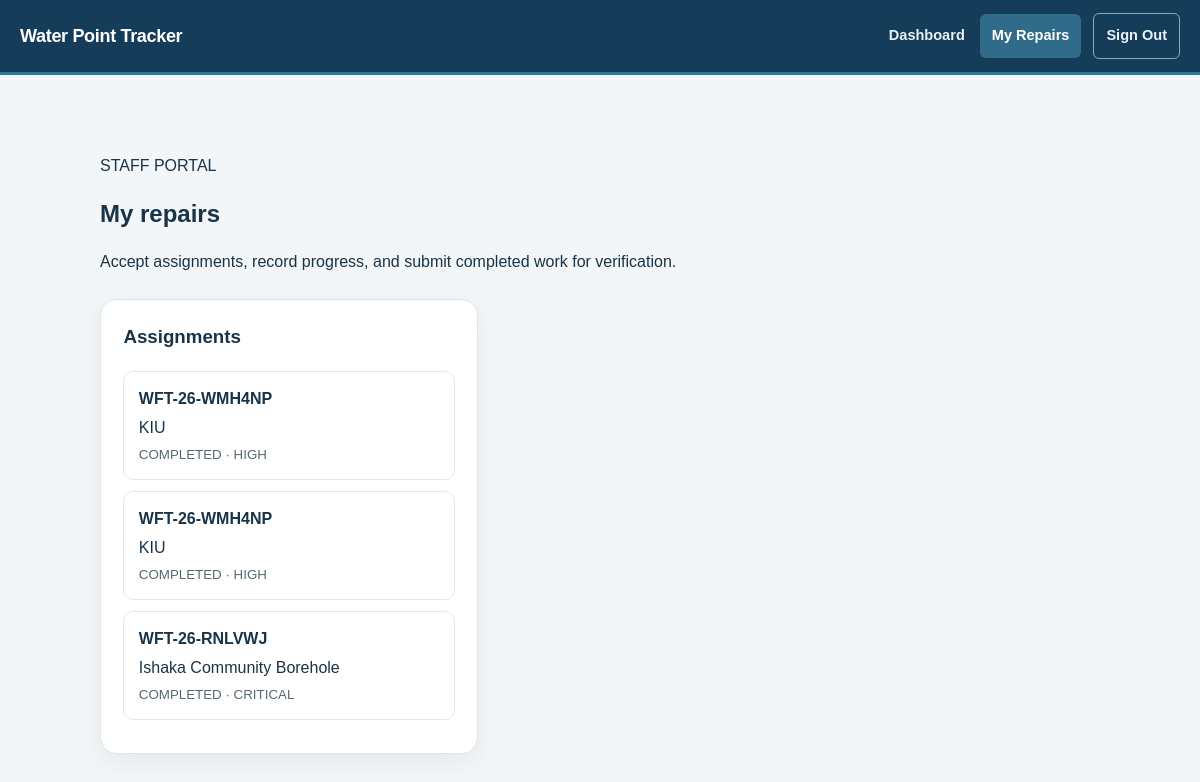
The page /technician.php (signed in) on the database its author committed.
### tables this page shows
CREATE TABLE `repair_assignments` (
  `id` bigint UNSIGNED NOT NULL,
  `fault_report_id` bigint UNSIGNED NOT NULL,
  `technician_id` bigint UNSIGNED NOT NULL,
  `assigned_by` bigint UNSIGNED NOT NULL,
  `assignment_notes` text,
  `expected_completion_at` datetime DEFAULT NULL,
  `status` enum('ASSIGNED','ACCEPTED','IN_PROGRESS','COMPLETED','CANCELLED','REASSIGNED') NOT NULL DEFAULT 'ASSIGNED',
  `assigned_at` timestamp NOT NULL DEFAULT CURRENT_TIMESTAMP,
  `accepted_at` datetime DEFAULT NULL,
  `started_at` datetime DEFAULT NULL,
  `completed_at` datetime DEFAULT NULL,
  `updated_at` timestamp NOT NULL DEFAULT CURRENT_TIMESTAMP ON UPDATE CURRENT_TIMESTAMP
);

CREATE TABLE `fault_reports` (
  `id` bigint UNSIGNED NOT NULL,
  `fault_reference` varchar(30) NOT NULL,
  `report_scope` enum('KNOWN_WATER_POINT','OTHER_INFRASTRUCTURE') NOT NULL,
  `water_point_id` bigint UNSIGNED DEFAULT NULL,
  `infrastructure_type` enum('WATER_POINT','DISTRIBUTION_PIPE','MAIN_WATER_PIPE','PUBLIC_TAP','VALVE_CHAMBER','STORAGE_TANK','PUMPING_INFRASTRUCTURE','UNKNOWN','OTHER') NOT NULL,
  `fault_location` varchar(180) DEFAULT NULL,
  `village` varchar(120) NOT NULL,
  `fault_type` enum('NO_WATER','LOW_WATER_FLOW','BROKEN_PUMP','LEAKING_PIPE','BURST_PIPE','DAMAGED_TAP','CONTAMINATED_WATER','STRUCTURAL_DAMAGE','OTHER') NOT NULL,
  `description` text NOT NULL,
  `latitude` decimal(10,7) DEFAULT NULL,
  `longitude` decimal(10,7) DEFAULT NULL,
  `photo_path` varchar(255) DEFAULT NULL,
  `reporter_name` varchar(120) NOT NULL,
  `reporter_phone` varchar(20) NOT NULL,
  `priority` enum('UNASSESSED','LOW','MEDIUM','HIGH','CRITICAL') NOT NULL DEFAULT 'UNASSESSED',
  `status` enum('REPORTED','REVIEWED','ASSIGNED','IN_PROGRESS','COMPLETED','VERIFIED','RETURNED','CLOSED','CANCELLED') NOT NULL DEFAULT 'REPORTED',
  `reviewed_by` bigint UNSIGNED DEFAULT NULL,
  `reported_at` timestamp NOT NULL DEFAULT CURRENT_TIMESTAMP,
  `reviewed_at` datetime DEFAULT NULL,
  `assigned_at` datetime DEFAULT NULL,
  `started_at` datetime DEFAULT NULL,
  `completed_at` datetime DEFAULT NULL,
  `verified_at` datetime DEFAULT NULL,
  `closed_at` datetime DEFAULT NULL,
  `cancelled_at` datetime DEFAULT NULL,
  `updated_at` timestamp NOT NULL DEFAULT CURRENT_TIMESTAMP ON UPDATE CURRENT_TIMESTAMP
);

CREATE TABLE `water_points` (
  `id` bigint UNSIGNED NOT NULL,
  `water_point_code` varchar(30) NOT NULL,
  `name` varchar(120) NOT NULL,
  `type` enum('BOREHOLE','PROTECTED_SPRING','SHALLOW_WELL','PUBLIC_TAP','RAINWATER_TANK','STORAGE_TANK','OTHER') NOT NULL,
  `village` varchar(120) NOT NULL,
  `latitude` decimal(10,7) DEFAULT NULL,
  `longitude` decimal(10,7) DEFAULT NULL,
  `photo_path` varchar(255) DEFAULT NULL,
  `status` enum('FUNCTIONAL','PARTIALLY_FUNCTIONAL','NON_FUNCTIONAL','UNDER_REPAIR') NOT NULL DEFAULT 'FUNCTIONAL',
  `registered_by` bigint UNSIGNED NOT NULL,
  `created_at` timestamp NOT NULL DEFAULT CURRENT_TIMESTAMP,
  `updated_at` timestamp NOT NULL DEFAULT CURRENT_TIMESTAMP ON UPDATE CURRENT_TIMESTAMP
);

### public/technician.php (called while the page is built, shortened)
<?php
require __DIR__ . '/../app/controllers/technician.php';
require __DIR__ . '/../app/pages/technician.php';

### app/helpers.php (called while the page is built, shortened)
<?php
function h(mixed $value): string
{
    return htmlspecialchars(is_scalar($value) ? (string)$value : '', ENT_QUOTES | ENT_SUBSTITUTE, 'UTF-8');
}

### app/auth.php (called while the page is built, shortened)
<?php
function isLoggedIn(): bool
{
    return (
        isset(
            $_SESSION['user_id'],
            $_SESSION['username'],
            $_SESSION['full_name'],
            $_SESSION['role']
        ) &&
        is_int(
            $_SESSION['user_id']
        ) &&
        $_SESSION['user_id'] > 0
    );
}
    ?>

### app/controllers/technician.php (called while the page is built, shortened)
<?php
require_once dirname(__DIR__, 2) . '/config/database.php';
require_once dirname(__DIR__) . '/auth.php';
$user = currentUser();
$reference = $_GET['reference'] ?? '';
$assignments = $pdo->prepare('SELECT ra.id, ra.status AS assignment_status,
    ra.assignment_notes AS instructions, ra.expected_completion_at,
    ra.assigned_at, ra.started_at, ra.completed_at, fr.fault_reference, fr.status AS fault_status,
    fr.priority, fr.fault_type, fr.description, fr.village, fr.fault_location,
    wp.name AS water_point_name, wp.water_point_code
    FROM repair_assignments ra
    JOIN fault_reports fr ON fr.id = ra.fault_report_id
    LEFT JOIN water_points wp ON wp.id = fr.water_point_id
    WHERE ra.technician_id = :technician_id
    ORDER BY CASE WHEN ra.status IN (\'ASSIGNED\',\'ACCEPTED\',\'IN_PROGRESS\') THEN 0 ELSE 1 END,
             ra.assigned_at DESC, ra.id DESC');
$assignments->execute([':technician_id' => (int)$user['id']]);
$jobs = $assignments->fetchAll();

### app/pages/technician.php (the view, shortened to what this page needs)
<?php
require_once dirname(__DIR__) . '/layouts/staff.php';
staffHeader('Technician Workspace', 'technician.php', ['faults.css', 'workflow.css']);
?>
<main class="container workflow-page">
  <div class="page-heading"><p>STAFF PORTAL</p><h2>My repairs</h2>
    <p>Accept assignments, record progress, and submit completed work for verification.</p></div>
  <div class="workflow-grid">
    <section class="workflow-card" aria-label="My assignments">
      <h3>Assignments</h3>
      <?php foreach ($jobs as $job): ?>
        <a class="job-link<?= $reference === $job['fault_reference'] ? ' selected' : '' ?>"
           href="technician.php?reference=<?= rawurlencode($job['fault_reference']) ?>">
          <strong><?= h($job['fault_reference']) ?></strong>
          <span><?= h(($job['water_point_name'] ?: $job['fault_location']) ?: $job['village']) ?></span>
          <small><?= h(str_replace('_', ' ', $job['assignment_status'])) ?> · <?= h($job['priority']) ?></small>
        </a>
      <?php endforeach; ?>
    </section>
  </div>
</main>
<?php staffFooter(); ?>

### app/layouts/staff.php (shortened to what this page needs)
<?php
require_once dirname(__DIR__) . '/helpers.php';
function staffHeader(string $title, string $active, array $styles = []): void
{
    echo '<!doctype html><html lang="en"><head><meta charset="utf-8">';
    echo '<link rel="stylesheet" href="assets/style.css">';
    foreach ($styles as $style) {
        echo '<link rel="stylesheet" href="assets/' . h($style) . '">';
    }
    echo '</head><body>';
    staffNav($active);
}
function staffNav(string $active): void
{
    $signedIn = function_exists('isLoggedIn') && isLoggedIn();
    if ($signedIn) {
        $links = ['dashboard.php' => 'Dashboard'];
        if (userHasRole('TECHNICIAN')) {
            $links['technician.php'] = 'My Repairs';
        }
        $links['logout.php'] = 'Sign Out';
    }
    $currentLink = match ($active) {
        'fault-details.php' => 'faults.php',
        'water-point.php' => 'water-points.php',
        'register-water-point.php' => 'water-points.php',
        default => $active,
    };
    $navLabel = $signedIn ? 'Staff navigation' : 'Public navigation';
    echo '<header class="site-header app-header"><div class="app-header-inner">';
    echo '<a class="app-brand" href="index.php">Water Point Tracker</a>';
    echo '<nav class="site-nav desktop-nav" aria-label="' . $navLabel . '">';
    renderHeaderLinks($links, $currentLink);
    echo '</nav>';
    echo '<details class="mobile-menu"><summary>Menu</summary>';
    echo '<nav aria-label="' . $navLabel . '">';
    echo '</nav></details></div></header>';
}
function renderHeaderLinks(array $links, string $currentLink): void
{
    foreach ($links as $path => $label) {
        echo '<a href="' . h($path) . '"' . ($currentLink === $path ? ' aria-current="page"' : '') . '>' . h($label) . '</a>';
    }
}
function staffFooter(): void
{
    echo '</body></html>';
}

### public/assets/style.css (style rules this page uses)
* { box-sizing: border-box; }
body { margin: 0; font-family: Arial, sans-serif; background-color: #f2f6f8; color: #193448; line-height: 1.6; }
.site-header { background-color: #193448; color: white; padding: 30px 20px; text-align: center; }
.container { width: 90%; max-width: 1000px; margin: 30px auto; }
.site-nav { display: flex; flex-wrap: wrap; justify-content: center; gap: 12px; margin-top: 16px; }
.site-nav a { color: white; padding: 10px; text-underline-offset: 5px; }
.site-nav a[aria-current="page"] { font-weight: bold; text-decoration-thickness: 3px; }
.app-header { position: relative; z-index: 20; padding: 0; background: #153d59; color: #fff; border-bottom: 3px solid #2d779b; text-align: left; }
.app-header-inner { width: min(1160px, calc(100% - 40px)); min-height: 72px; margin-inline: auto; display: flex; align-items: center; justify-content: space-between; gap: 22px; }
.app-brand { flex: none; color: #fff; font-size: 1.13rem; font-weight: 750; letter-spacing: -.02em; text-decoration: none; white-space: nowrap; }
.app-header .desktop-nav { display: flex; align-items: center; justify-content: flex-end; flex-wrap: nowrap; gap: 3px; margin: 0; }
.app-header nav a { display: inline-block; padding: 10px 12px; border-radius: 6px; color: #e8f2f7; font-size: .91rem; font-weight: 600; text-decoration: none; white-space: nowrap; }
.app-header nav a[aria-current="page"] { background: #316b8a; color: #fff; }
.app-header .desktop-nav a:last-child { margin-left: 9px; border: 1px solid #88aabf; }

### public/assets/workflow.css (style rules this page uses)
.workflow-page { padding-block:2rem 4rem }
.page-heading { margin-bottom:1.5rem }
.page-heading h2 { margin:.25rem 0 }
.workflow-grid { display:grid;grid-template-columns:minmax(230px,1fr) minmax(300px,1.6fr);gap:1rem;align-items:start }
.workflow-card { background:#fff;border:1px solid #dce7e5;border-radius:16px;padding:1.4rem;margin-bottom:1rem;box-shadow:0 8px 24px rgba(16,40,55,.06) }
.workflow-card h3 { margin-top:0 }
.job-link { display:flex;flex-direction:column;gap:.2rem;padding:.9rem;border-radius:10px;border:1px solid #e1e9e7;margin:.65rem 0;text-decoration:none;color:inherit }
.job-link small { color:#526a72 }

### rows shown on the page
repair_assignments: fault_report.fault_reference "WFT-26-WMH4NP", fault_report.fault_location "KIU", status "COMPLETED", fault_report.priority "HIGH"
repair_assignments: fault_report.fault_reference "WFT-26-WMH4NP", fault_report.fault_location "KIU", status "COMPLETED", fault_report.priority "HIGH"
repair_assignments: fault_report.fault_reference "WFT-26-RNLVWJ", water_points.name "Ishaka Community Borehole", status "COMPLETED", fault_report.priority "CRITICAL"

### other values the page prints
$label "Dashboard"
$label "My Repairs"
$label "Sign Out"
